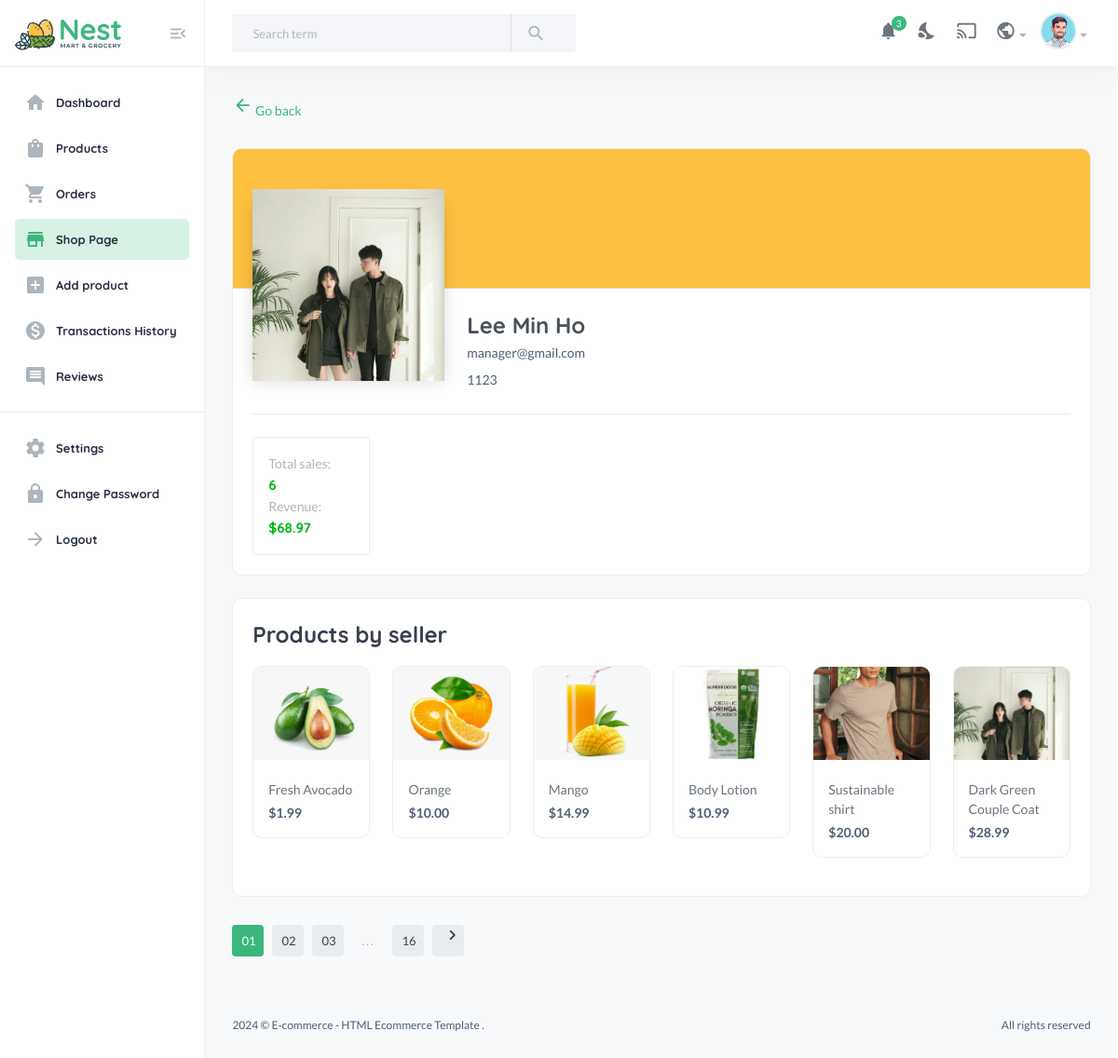
/useradmin/shop-page/ (signed in), run on an earlier commit of the app's database.
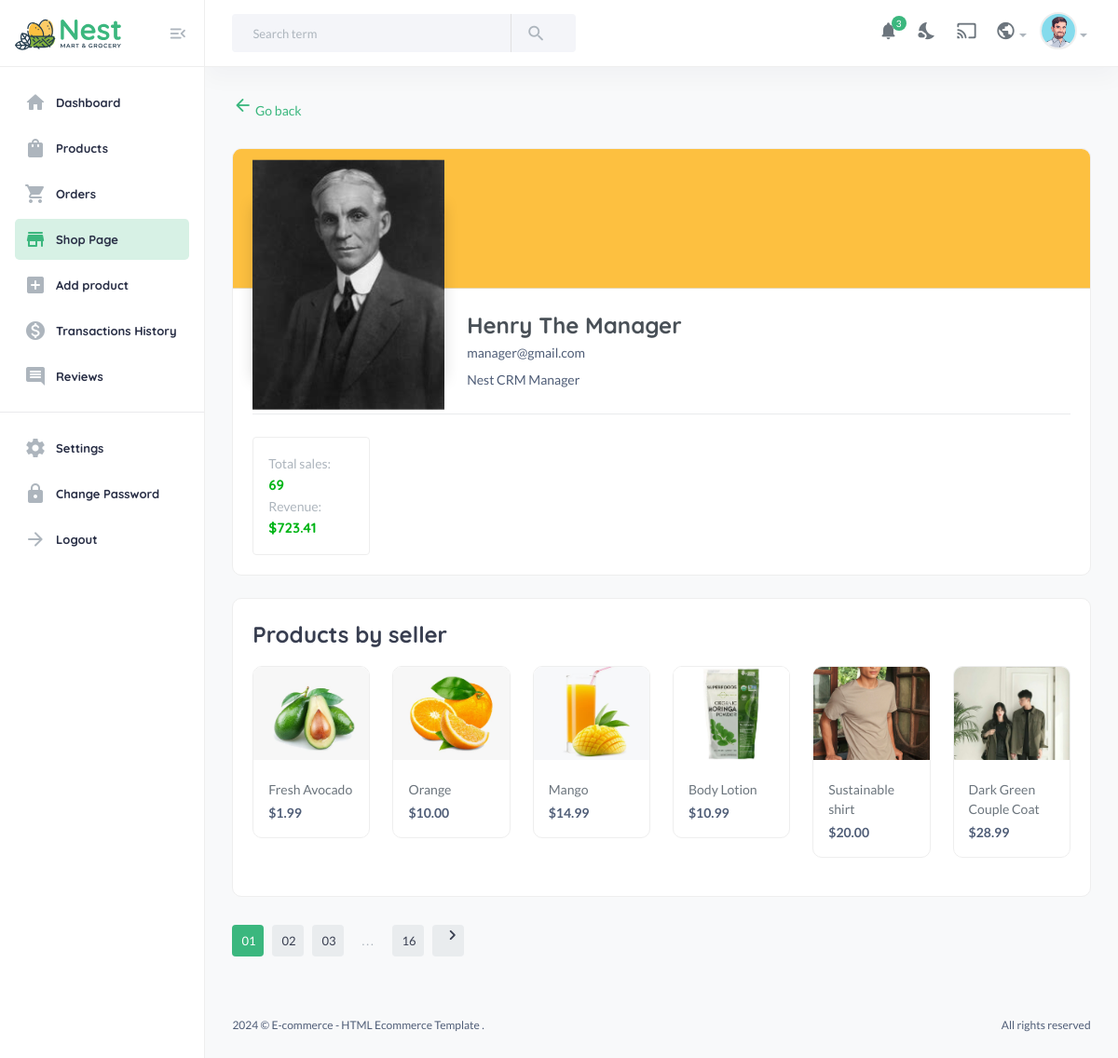
And on a later commit of the database.
### userauths/models.py (models this page shows, shortened)
class User(AbstractUser):
    email = models.EmailField(unique=True, null=False)
    username = models.CharField(max_length=255)
    bio = models.CharField(max_length=255)
    USERNAME_FIELD = "email"
    REQUIRED_FIELDS = ['username']

class Profile(models.Model):
    user = models.OneToOneField(User, on_delete=models.CASCADE)
    image = models.ImageField(upload_to="image", default="image/anonymous.webp")
    full_name = models.CharField(max_length=200)
    bio = models.CharField(max_length=200, null=True, blank=True)
    phone = models.CharField(max_length=200)
    verified = models.BooleanField(default=False)
    address = models.CharField(max_length=200, null=True, blank=True)
    country = models.CharField(max_length=200, null=True, blank=True)

### useradmin/decorators.py (the view)
    def wrapper(request, *args, **kwargs):
        if not request.user.is_superuser:
            messages.warning(request, "You are not authorized to access this page.")
            return redirect('userauths:sign-in')
        return view_function(request, *args, **kwargs)

### core/context_processors.py (called while the page is built)
def default(request):
    categories = Category.objects.all()
    vendors = Vendor.objects.all()
    min_max_price = Product.objects.aggregate(Min("price"), Max("price"))
    user_wishlist = []
    if request.user.is_authenticated:
        user_wishlist = [item.product.pid for item in WishList.objects.filter(user=request.user)]
    try:
        address = Address.objects.get(user=request.user)
    except:
        address = None
    return {
        'categories': categories,
        'vendors': vendors,
        'address': address,
        'min_max_price': min_max_price,
        'user_wishlist': user_wishlist,
    }

### useradmin/views.py (called while the page is built)
@admin_required
def shop_page(request):
    products = Product.objects.all()
    revenue = CartOrder.objects.aggregate(price=Sum("price"))
    total_sales = CartOrderItem.objects.aggregate(quantity=Sum("quantity"))
    context = {
        "products": products,
        "revenue": revenue,
        "total_sales": total_sales,
    }
    return render(request, "useradmin/shop-page.html", context)

### templates/useradmin/shop-page.html
{% extends 'useradmin/base.html' %} {% load static %} {% block content %}
<section class="content-main">
  <div class="content-header">
    <a href="javascript:history.back()"
      ><i class="material-icons md-arrow_back"></i> Go back
    </a>
  </div>
  <div class="card mb-4">
    <div class="card-header bg-brand-2" style="height: 150px"></div>
    <div class="card-body">
      <div class="row">
        <div class="col-xl col-lg flex-grow-0" style="flex-basis: 230px">
          <div
            class="img-thumbnail shadow w-100 bg-white position-relative text-center"
            style="height: 190px; width: 200px; margin-top: -120px"
          >
            <img
              src="{{request.user.profile.image.url}}"
              class="center-xy img-fluid"
              alt="Logo Brand"
            />
          </div>
        </div>
        <div class="col-xl col-lg">
          <h3>{{request.user.profile.full_name}}</h3>
          <p>{{request.user.email}}</p>
          <p>{{request.user.profile.bio}}</p>
        </div>
      </div>
      <hr class="my-4" />
      <div class="row g-4">
        <div class="col-md-12 col-lg-4 col-xl-2">
          <article class="box">
            <p class="mb-0 text-muted">Total sales:</p>
            <h5 class="text-success">{{total_sales.quantity|default:"No sales yet"}}</h5>
            <p class="mb-0 text-muted">Revenue:</p>
            <h5 class="text-success mb-0">${{revenue.price|floatformat:2}}</h5>
          </article>
        </div>
      </div>
    </div>
  </div>
  <div class="card mb-4">
    <div class="card-body">
      <h3 class="card-title">Products by seller</h3>
      <div class="row">
        {% for product in products %}
        <div class="col-xl-2 col-lg-3 col-md-6">
          <div class="card card-product-grid">
            <a href="#" class="img-wrap">
              <img src="{{product.image.url}}" style="height: 100px; width: 100%; object-fit:cover;" alt="Product" />
            </a>
            <div class="info-wrap">
              <a href="#" class="title">{{product.title}}</a>
              <div class="price mt-1">${{product.price|floatformat:2}}</div>
            </div>
          </div>
        </div>
        {% endfor%}
      </div>
    </div>
  </div>
  <div class="pagination-area mt-30 mb-50">
    <nav aria-label="Page navigation example">
      <ul class="pagination justify-content-start">
        <li class="page-item active"><a class="page-link" href="#">01</a></li>
        <li class="page-item"><a class="page-link" href="#">02</a></li>
        <li class="page-item"><a class="page-link" href="#">03</a></li>
        <li class="page-item"><a class="page-link dot" href="#">...</a></li>
        <li class="page-item"><a class="page-link" href="#">16</a></li>
        <li class="page-item">
          <a class="page-link" href="#"
            ><i class="material-icons md-chevron_right"></i
          ></a>
        </li>
      </ul>
    </nav>
  </div>
</section>
{% endblock %}

What changed in the data, as far as the page shows it:
changed User "manager@gmail.com": user.profile.image: a different picture; user.profile.full_name "Lee Min Ho" → "Henry The Manager"; user.profile.bio "1123" → "Nest CRM Manager"
Also different on the page:
{{ total_sales.quantity|default:"No sales yet" }}: "6" → "69"
{{ revenue.price|floatformat:2 }}: "68.97" → "723.41"
